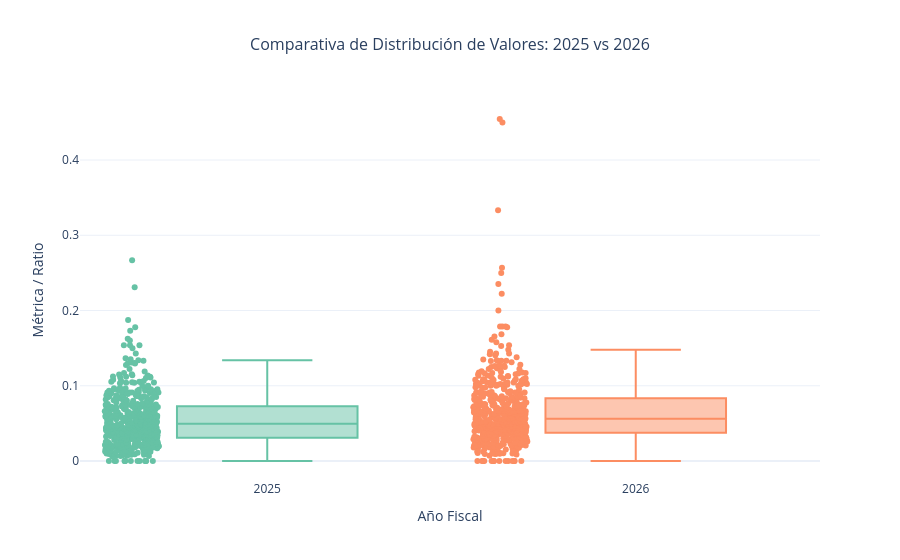
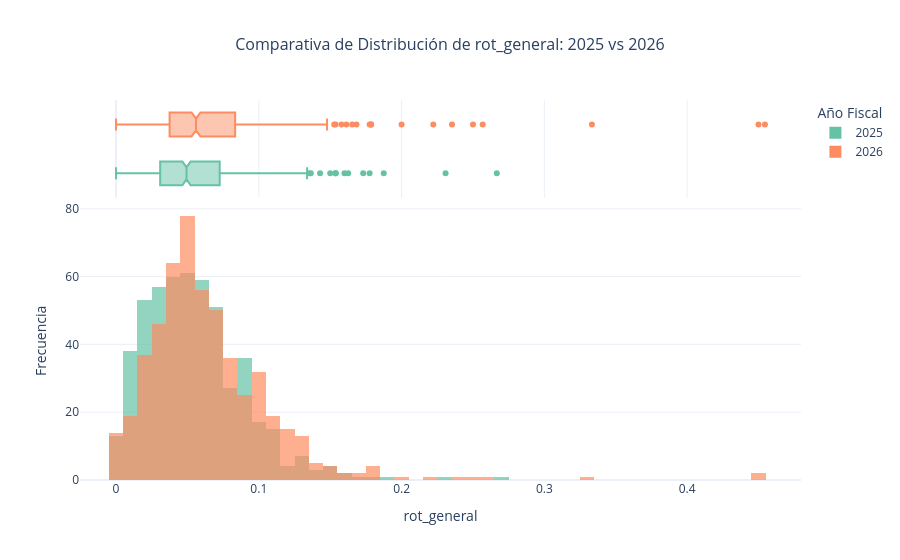
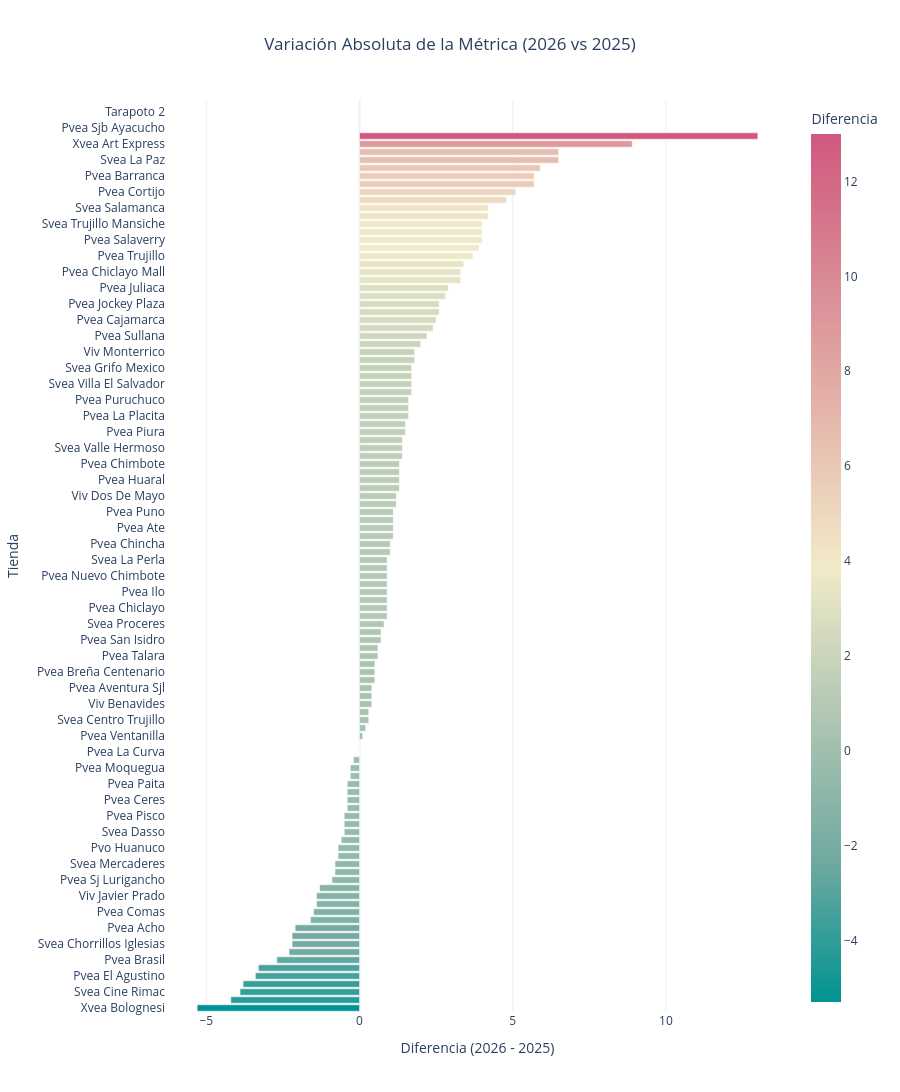

Write notebook code for charts like these, in order.
### Code cell
graf_boxplot (df_rot_vol)
graf_histogram (df_rot_vol, "rot_general")
graf_ranking_diff (df_rot_vol, "Sede")

### Figure 1 — Plotly figure (JSON) as saved in the notebook; plotly's stock layout.template omitted (floating-point values rounded to 4 significant figures; data arrays with more than 128 entries replaced by an {"elided": "..."} marker saying what was removed)
{"data": [{"alignmentgroup": "True", "boxpoints": "all", "hovertemplate": "Año Fiscal=%{x}<br>Métrica / Ratio=%{y}<extra></extra>", "legendgroup": "2025", "marker": {"color": "rgb(102,194,165)"}, "name": "2025", "notched": false, "offsetgroup": "2025", "orientation": "v", "showlegend": true, "type": "box", "x": {"elided": "512 int values"}, "x0": " ", "xaxis": "x", "y": {"elided": "512 float values"}, "y0": " ", "yaxis": "y"}, {"alignmentgroup": "True", "boxpoints": "all", "hovertemplate": "Año Fiscal=%{x}<br>Métrica / Ratio=%{y}<extra></extra>", "legendgroup": "2026", "marker": {"color": "rgb(252,141,98)"}, "name": "2026", "notched": false, "offsetgroup": "2026", "orientation": "v", "showlegend": true, "type": "box", "x": {"elided": "529 int values"}, "x0": " ", "xaxis": "x", "y": {"elided": "529 float values"}, "y0": " ", "yaxis": "y"}], "layout": {"boxmode": "overlay", "legend": {"title": {"text": "Año Fiscal"}, "tracegroupgap": 0}, "showlegend": false, "title": {"font": {"size": 16}, "text": "Comparativa de Distribución de Valores: 2025 vs 2026", "x": 0.5}, "xaxis": {"anchor": "y", "categoryarray": [2025, 2026], "categoryorder": "array", "domain": [0, 1], "title": {"text": "Año Fiscal"}}, "yaxis": {"anchor": "x", "domain": [0, 1], "title": {"text": "Métrica / Ratio"}}}}

### Figure 2 — Plotly figure (JSON) as saved in the notebook; plotly's stock layout.template omitted (floating-point values rounded to 4 significant figures; data arrays with more than 128 entries replaced by an {"elided": "..."} marker saying what was removed)
{"data": [{"bingroup": "x", "hovertemplate": "Año Fiscal=2025<br>Métrica / Ratio=%{x:.4f}<br>count=%{y}<extra></extra>", "legendgroup": "2025", "marker": {"color": "rgb(102,194,165)", "opacity": 0.7, "pattern": {"shape": ""}}, "name": "2025", "orientation": "v", "showlegend": true, "type": "histogram", "x": {"elided": "512 float values"}, "xaxis": "x", "yaxis": "y"}, {"customdata": {"elided": "512x3 mixed values"}, "hovertemplate": "Año Fiscal=%{customdata[2]}<br>Métrica / Ratio=%{x:.4f}<br>Tienda=%{customdata[0]}<br>Mes=%{customdata[1]}<extra></extra>", "legendgroup": "2025", "marker": {"color": "rgb(102,194,165)"}, "name": "2025", "notched": true, "showlegend": false, "type": "box", "x": {"elided": "512 float values"}, "xaxis": "x2", "yaxis": "y2"}, {"bingroup": "x", "hovertemplate": "Año Fiscal=2026<br>Métrica / Ratio=%{x:.4f}<br>count=%{y}<extra></extra>", "legendgroup": "2026", "marker": {"color": "rgb(252,141,98)", "opacity": 0.7, "pattern": {"shape": ""}}, "name": "2026", "orientation": "v", "showlegend": true, "type": "histogram", "x": {"elided": "529 float values"}, "xaxis": "x", "yaxis": "y"}, {"customdata": {"elided": "529x3 mixed values"}, "hovertemplate": "Año Fiscal=%{customdata[2]}<br>Métrica / Ratio=%{x:.4f}<br>Tienda=%{customdata[0]}<br>Mes=%{customdata[1]}<extra></extra>", "legendgroup": "2026", "marker": {"color": "rgb(252,141,98)"}, "name": "2026", "notched": true, "showlegend": false, "type": "box", "x": {"elided": "529 float values"}, "xaxis": "x2", "yaxis": "y2"}], "layout": {"barmode": "overlay", "legend": {"title": {"text": "Año Fiscal"}, "tracegroupgap": 0}, "showlegend": true, "title": {"font": {"size": 16}, "text": "Comparativa de Distribución de rot_general: 2025 vs 2026", "x": 0.5}, "xaxis": {"anchor": "y", "domain": [0, 1], "title": {"text": "rot_general"}}, "xaxis2": {"anchor": "y2", "domain": [0, 1], "matches": "x", "showgrid": true, "showticklabels": false}, "yaxis": {"anchor": "x", "domain": [0, 0.7326], "title": {"text": "Frecuencia"}}, "yaxis2": {"anchor": "x2", "domain": [0.7426, 1], "matches": "y2", "showgrid": false, "showline": false, "showticklabels": false, "ticks": ""}}}

### Figure 3 — Plotly figure (JSON) as saved in the notebook; plotly's stock layout.template omitted (floating-point values rounded to 4 significant figures; data arrays with more than 128 entries replaced by an {"elided": "..."} marker saying what was removed)
{"data": [{"customdata": {"elided": "114x2 float values"}, "hovertemplate": "Diferencia=%{marker.color:.1f}<br>Tienda=%{y}<br>Promedio 2025=%{customdata[0]:.1f}<br>Promedio 2026=%{customdata[1]:.1f}<extra></extra>", "legendgroup": "", "marker": {"color": [13.0, 8.9, 6.5, 6.5, 5.9, 5.7, 5.7, 5.1, 4.8, 4.2, 4.2, 4.0, 4.0, 4.0, 3.9, 3.7, 3.4, 3.3, 3.3, 2.9, 2.8, 2.6, 2.6, 2.5, 2.4, 2.2, 2.0, 1.8, 1.8, 1.7, 1.7, 1.7, 1.7, 1.6, 1.6, 1.6, 1.5, 1.5, 1.4, 1.4, 1.4, 1.3, 1.3, 1.3, 1.3, 1.2, 1.2, 1.1, 1.1, 1.1, 1.1, 1.0, 1.0, 0.9, 0.9, 0.9, 0.9, 0.9, 0.9, 0.9, 0.9, 0.8, 0.7, 0.7, 0.6, 0.6, 0.5, 0.5, 0.5, 0.4, 0.4, 0.4, 0.3, 0.3, 0.2, 0.1, 0.0, -0.0, -0.2, -0.3, -0.3, -0.4, -0.4, -0.4, -0.4, -0.5, -0.5, -0.5, -0.6, -0.7, -0.7, -0.8, -0.8, -0.9, -1.3, -1.4, -1.4, -1.5, -1.6, -2.1, -2.2, -2.2, -2.3, -2.7, -3.3, -3.4, -3.8, -3.9, -4.2, -5.3, NaN, NaN, NaN, NaN], "coloraxis": "coloraxis", "pattern": {"shape": ""}}, "name": "", "orientation": "h", "showlegend": false, "textposition": "auto", "type": "bar", "x": [13.0, 8.9, 6.5, 6.5, 5.9, 5.7, 5.7, 5.1, 4.8, 4.2, 4.2, 4.0, 4.0, 4.0, 3.9, 3.7, 3.4, 3.3, 3.3, 2.9, 2.8, 2.6, 2.6, 2.5, 2.4, 2.2, 2.0, 1.8, 1.8, 1.7, 1.7, 1.7, 1.7, 1.6, 1.6, 1.6, 1.5, 1.5, 1.4, 1.4, 1.4, 1.3, 1.3, 1.3, 1.3, 1.2, 1.2, 1.1, 1.1, 1.1, 1.1, 1.0, 1.0, 0.9, 0.9, 0.9, 0.9, 0.9, 0.9, 0.9, 0.9, 0.8, 0.7, 0.7, 0.6, 0.6, 0.5, 0.5, 0.5, 0.4, 0.4, 0.4, 0.3, 0.3, 0.2, 0.1, 0.0, -0.0, -0.2, -0.3, -0.3, -0.4, -0.4, -0.4, -0.4, -0.5, -0.5, -0.5, -0.6, -0.7, -0.7, -0.8, -0.8, -0.9, -1.3, -1.4, -1.4, -1.5, -1.6, -2.1, -2.2, -2.2, -2.3, -2.7, -3.3, -3.4, -3.8, -3.9, -4.2, -5.3, NaN, NaN, NaN, NaN], "xaxis": "x", "y": ["Xvea Santa Cruz", "Xvea Art Express", "Svea La Paz", "Svea Trujillo Valcarcel", "Svea Corpac", "Pvea Rimac", "Pvea Barranca", "Pvea Cortijo", "Pvea Risso", "Pvea La Molina", "Svea Salamanca", "Pvea Salaverry", "Pvea Cuzco San Antonio", "Svea Trujillo Mansiche", "Svea San Miguel", "Pvea Trujillo", "Svea Alameda Sur", "Pvea Santa Clara", "Pvea Chiclayo Mall", "Pvea Juliaca", "Pvea Bolichera", "Pvea Miraflores", "Pvea Jockey Plaza", "Pvea Cajamarca", "Pvea Puente Piedra", "Pvea Sullana", "Pvea Universitaria", "Pvea Callao", "Viv Monterrico", "Svea Villa Marina", "Svea Villa El Salvador", "Pvea El Ejercito", "Svea Grifo Mexico", "Pvea La Placita", "Pvea Alfonso Ugarte", "Pvea Puruchuco", "Pvea Piura", "Pvo Pucallpa", "Pvea Tacna", "Svea Valle Hermoso", "Pvea Primavera", "Pvea Huancayo", "Pvea Huaral", "Viv Libertadores", "Pvea Chimbote", "Pvea Izaguirre", "Viv Dos De Mayo", "Svea Cuzco Quoyllur", "Pvea Ate", "Pvea Colonial", "Pvea Puno", "Svea El Tambo", "Pvea Chincha", "Pvea Arequipa", "Pvea Chiclayo", "Svea Chaclacayo", "Pvea Ilo", "Pvo Tarapoto", "Pvea Nuevo Chimbote", "Pvo Jaen", "Svea La Perla", "Svea Proceres", "Pvea San Isidro", "Pvea Chosica", "Pvea Talara", "Pvea Lurin", "Svea Ska", "Pvea Breña Centenario", "Pvea Huacho", "Viv Benavides", "Svea San Jorge", "Pvea Aventura Sjl", "Svea Centro Trujillo", "Pvea Tumbes", "Svea La Victoria", "Pvea Ventanilla", "Pvea La Curva", "Viv Pezet", "Pvea Pro", "Pvea Higuereta", "Pvea Moquegua", "Svea Caminos Del Inca", "Pvea Ceres", "Pvea Sucre", "Pvea Paita", "Svea Dasso", "Pvea El Chacarero", "Pvea Pisco", "Pvea Ica", "Pvea Guardia Civil", "Pvo Huanuco", "Svea Magdalena", "Svea Mercaderes", "Pvea Sj Lurigancho", "Pvea Los Olivos", "Pvea Centro Civico", "Viv Javier Prado", "Pvea Comas", "Pvea Talara Mall", "Pvea Acho", "Svea Chorrillos Iglesias", "Svea Grifo Kio", "Pvea San Borja", "Pvea Brasil", "Svea Jiron De La Union", "Pvea El Agustino", "Svea Ayacucho", "Svea Cine Rimac", "Viv Asia", "Xvea Bolognesi", "Pvea Sjb Ayacucho", "Svea Multiplaza", "Tarapoto 2", "Viv Pardo"], "yaxis": "y"}], "layout": {"barmode": "relative", "coloraxis": {"autocolorscale": false, "colorbar": {"title": {"text": "Diferencia"}}, "colorscale": [[0, "rgb(0, 147, 146)"], [0.1667, "rgb(114, 170, 161)"], [0.3333, "rgb(177, 199, 179)"], [0.5, "rgb(241, 234, 200)"], [0.6667, "rgb(229, 185, 173)"], [0.8333, "rgb(217, 137, 148)"], [1, "rgb(208, 88, 126)"]]}, "height": 2280, "legend": {"tracegroupgap": 0}, "title": {"text": "Variación Absoluta de la Métrica (2026 vs 2025)", "x": 0.5}, "xaxis": {"anchor": "y", "domain": [0, 1], "title": {"text": "Diferencia (2026 - 2025)"}}, "yaxis": {"anchor": "x", "categoryorder": "total ascending", "domain": [0, 1], "title": {"text": "Tienda"}}}}
